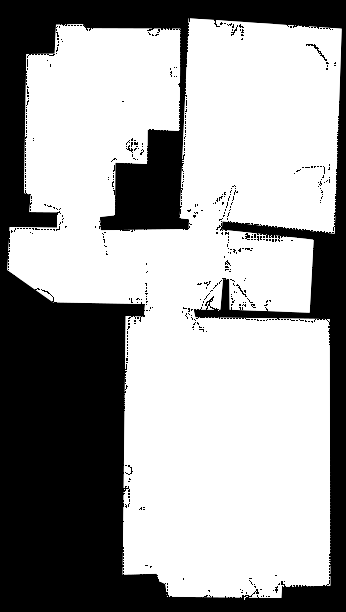
#> input picture map_sample/kpt4a_full.png, 346 x 612 px
$ python -i cluster_feature.py   (imports and definitions only)   (older library calls are emulated)
#> lines starting #> are read from the running program, lines starting #| are printed output that depends on the picture; after the words box and inside, x2 and y2 are one past the last pixel; in counts of white or black regions, pixels touching at a corner belong together
'''
Copyright (C) Saeed Gholami Shahbandi. All rights reserved.
Author: Saeed Gholami Shahbandi

This file is part of Arrangement Library.
The of Arrangement Library is free software: you can redistribute it and/or
modify it under the terms of the GNU Lesser General Public License as published
by the Free Software Foundation, either version 3 of the License,
or (at your option) any later version.

This program is distributed in the hope that it will be useful, but WITHOUT ANY
WARRANTY; without even the implied warranty of MERCHANTABILITY or FITNESS FOR A
PARTICULAR PURPOSE. See the GNU Lesser General Public License for more details.

You should have received a copy of the GNU Lesser General Public License along
with this program. If not, see <http://www.gnu.org/licenses/>
'''
from __future__ import print_function

import sys
new_paths = [
    u'../',
]
# [3 lines not run here, left out]

import time
import cv2
import numpy as np
import sklearn.cluster
import matplotlib.pyplot as plt

import scipy.misc

# import place_categorization.place_categorization as plcat
# import place_categorization.plotting as pcplt
# import place_categorization.utilities as utls


################################################################################
def _lock_n_load(file_name, k_size=3):
    '''
    '''
#> called with file_name = '../map_sample/kpt4a_full.png', k_size = 3
    image = np.flipud( cv2.imread( file_name, cv2.IMREAD_GRAYSCALE) )
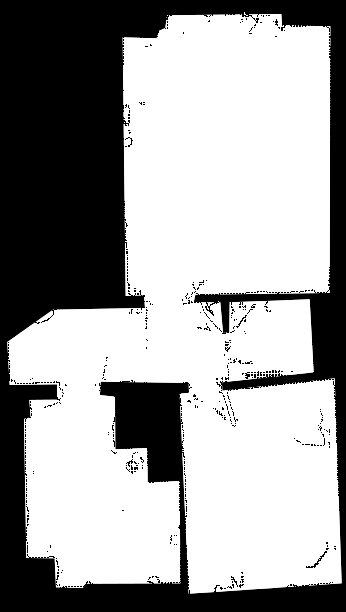
#> image: shape (612, 346); min 0, max 255, mean 159.7

    # converting to binary, for the layout-images
    thr1,thr2 = [127, 255]
    ret, image = cv2.threshold(image.astype(np.uint8) , thr1,thr2 , cv2.THRESH_BINARY)
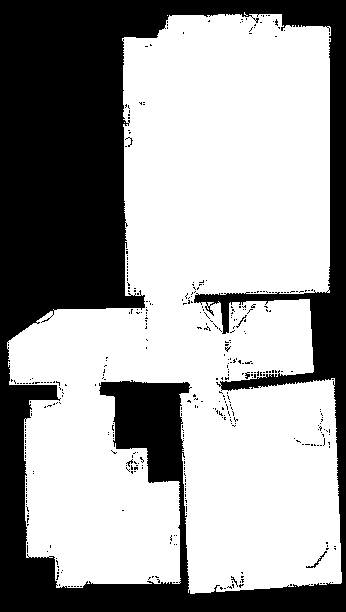
#> image: shape (612, 346); 62.7% white; 416 black regions (412 under 20 px), largest, box (x1, y1, x2, y2) and area: (0, 0, 346, 612) 77650, (306, 551, 327, 568) 52, (236, 315, 247, 328) 23, (245, 372, 250, 379) 22
#> ret = 127

    # erode to make the ogm suitable for raycasting
    kernel = np.ones((k_size,k_size),np.uint8)
    image = cv2.erode(image, kernel, iterations = 3)
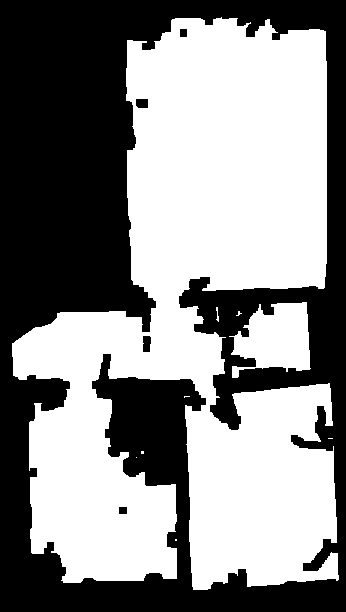
#> image: shape (612, 346); 54.1% white; 5 black regions, box (x1, y1, x2, y2) and area: (0, 0, 346, 612) 96952, (143, 336, 151, 352) 118, (136, 99, 148, 108) 105, (180, 29, 187, 37) 56, (119, 507, 127, 514) 56
    image = cv2.medianBlur(image, k_size)
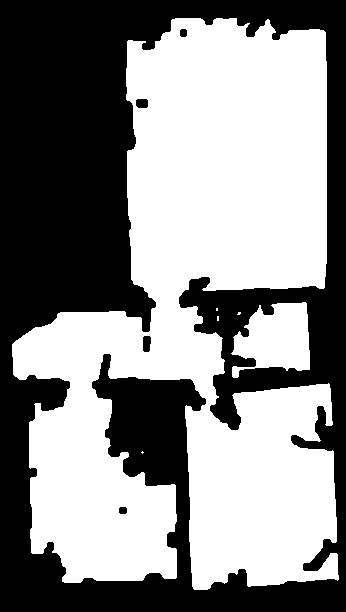
#> image: shape (612, 346); 54% white; 5 black regions, box (x1, y1, x2, y2) and area: (0, 0, 346, 612) 97009, (143, 336, 151, 352) 116, (136, 99, 148, 108) 102, (180, 29, 187, 37) 52, (119, 507, 127, 514) 52

    return image

################################################################################
def _visualize_save(label_image, visualize=True, save_to_file=False):
    '''
    '''
    if visualize and save_to_file:
        # np.save( save_to_file, label_image)
        scipy.misc.imsave(save_to_file+'.png', label_image)

        fig, axes = plt.subplots(1,1, figsize=(10,10))
        axes.imshow(label_image, origin='lower')
        plt.tight_layout()
        plt.show()


    elif visualize:
        fig, axes = plt.subplots(1,1, figsize=(10,10))
        axes.imshow(label_image, origin='lower')
        plt.tight_layout()
        plt.show()

    if save_to_file:
        # np.save( save_to_file, label_image)
        scipy.misc.imsave(save_to_file+'.png', np.flipud(label_image))

################################################################################
################################################################################
################################################################################
# [96 lines not run here, left out]

>>> result = _lock_n_load('../map_sample/kpt4a_full.png')

$ run again, on map_sample/20170131135829.png
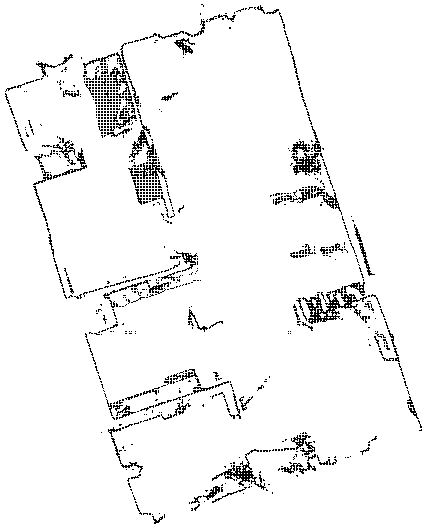
#> input picture map_sample/20170131135829.png, 426 x 529 px
#> in _lock_n_load, `image = np.flipud( cv2.imread( file_name, cv2.IMREAD_GRAYSCALE) )`:
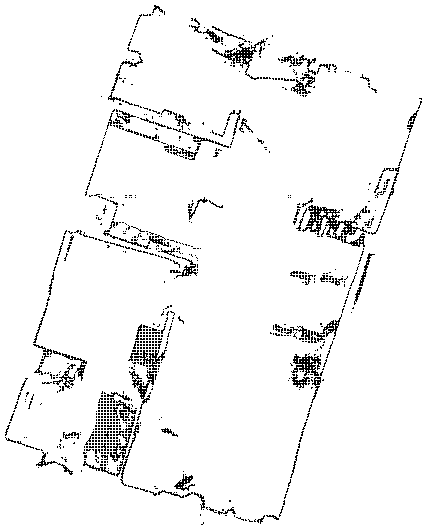
#> image: shape (529, 426); 95.3% white; black in thin lines or dots
#> ret = 127
#> in _lock_n_load, `image = cv2.medianBlur(image, k_size)`:
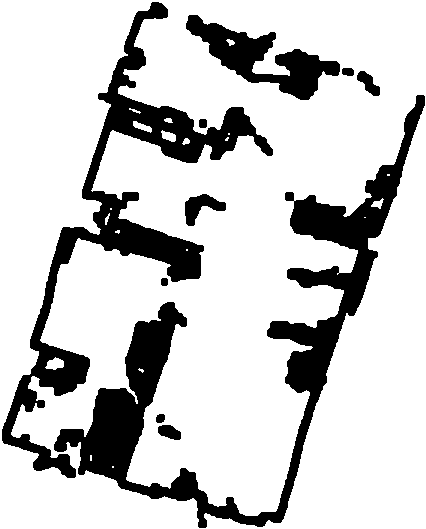
#> image: shape (529, 426); 79.6% white; 10 black regions, largest, box (x1, y1, x2, y2) and area: (54, 95, 425, 528) 22530, (2, 2, 273, 478) 17307, (186, 15, 340, 100) 4702

$ run again, on map_sample/E5_06.png
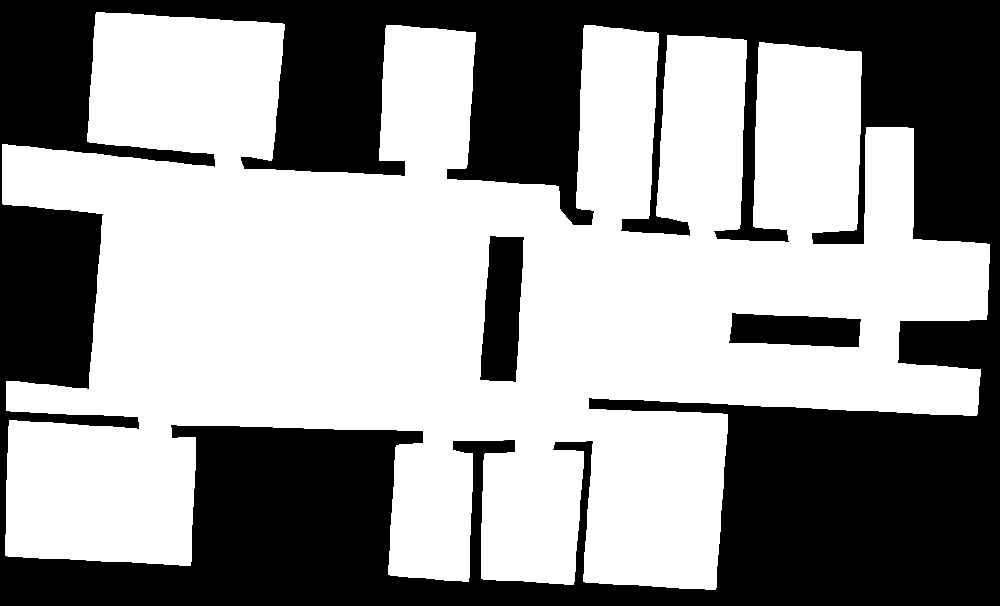
#> input picture map_sample/E5_06.png, 1000 x 606 px, shrunk from 1263 x 766 before the run
#> in _lock_n_load, `image = np.flipud( cv2.imread( file_name, cv2.IMREAD_GRAYSCALE) )`:
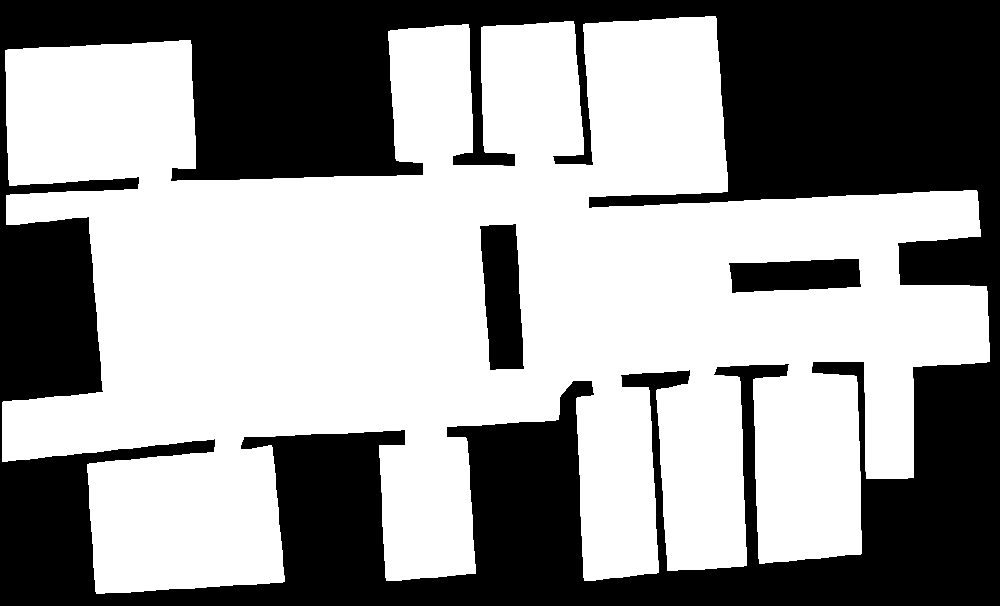
#> image: shape (606, 1000); min 0, max 255, mean 149.7
#> ret = 127
#> in _lock_n_load, `image = cv2.erode(image, kernel, iterations = 3)`:
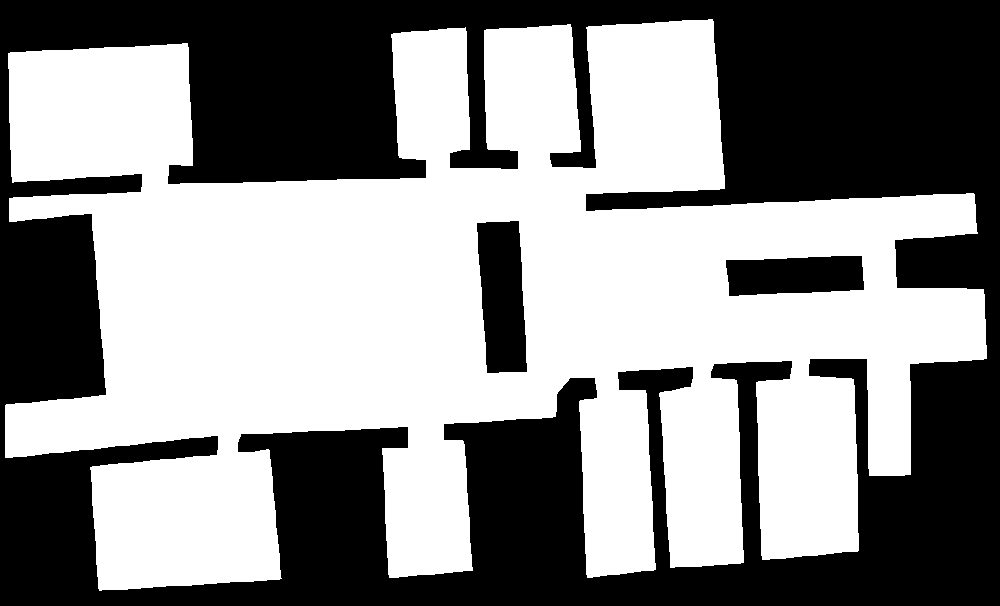
#> image: shape (606, 1000); 54.4% white; 3 black regions, box (x1, y1, x2, y2) and area: (0, 0, 1000, 606) 265411, (477, 221, 527, 373) 6192, (726, 256, 864, 296) 4717

$ run again, on map_sample/E5_layout.png
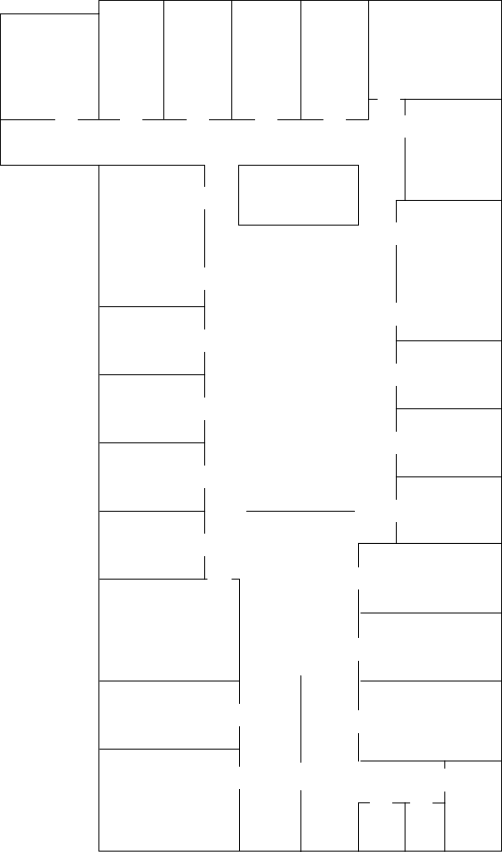
#> input picture map_sample/E5_layout.png, 502 x 852 px
#> in _lock_n_load, `ret, image = cv2.threshold(image.astype(np.uint8) , thr1,thr2 , cv2.TH..`:
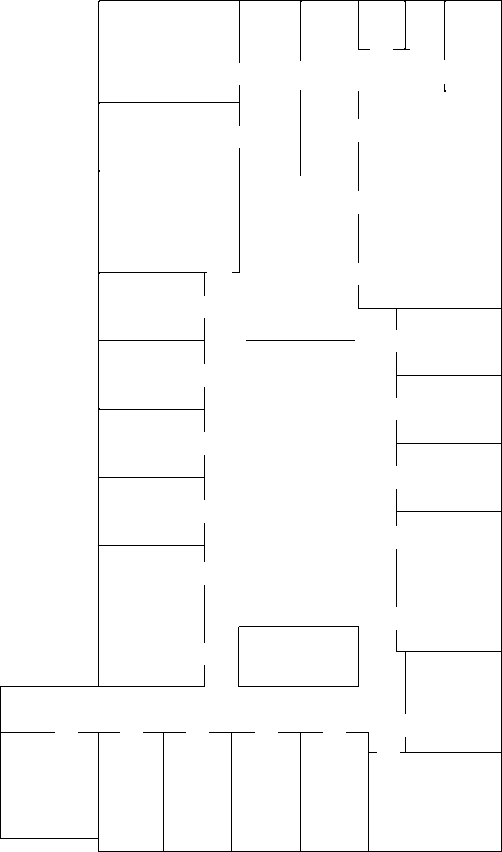
#> image: shape (852, 502); 98.4% white; black in thin lines or dots
#> ret = 127
#> in _lock_n_load, `image = cv2.erode(image, kernel, iterations = 3)`:
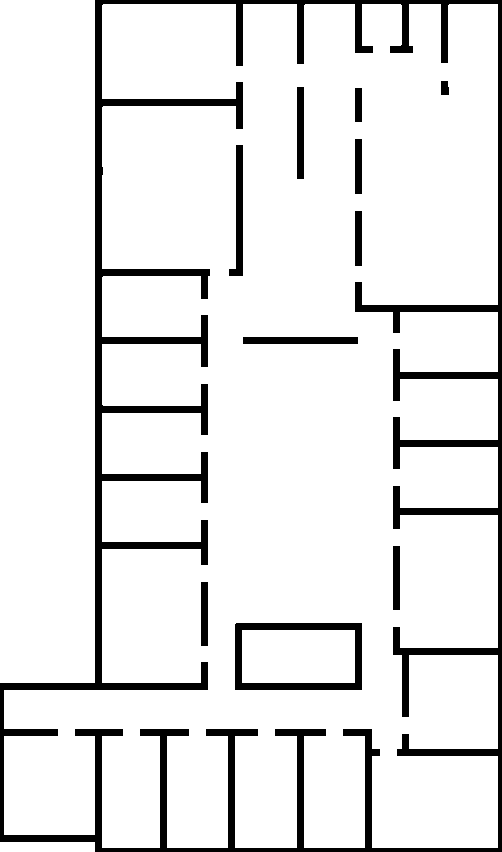
#> image: shape (852, 502); 90.1% white; 11 black regions, largest, box (x1, y1, x2, y2) and area: (0, 0, 502, 852) 35221, (235, 623, 362, 690) 2519, (229, 145, 243, 276) 966
